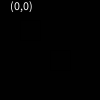
Frame 1 (no input)
Frame 60 (the mouse pressed at the canvas centre just before this capture): identical to frame 1, image omitted
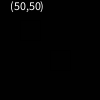
Frame 120 (the mouse held since frame 60 and released just before this capture)

The Processing sketch that drew these frames (run headless with seeded random() and noise(); from frame 60 on, the mouse is pressed at the canvas centre):

// Processing sketch: sketch_cuadrado
// ── sketch_cuadrado.pde
int x1, y1;
int x2, y2;
int x3, y3;
int x4, y4;

int x, y;
int ancho, largo;

void setup () {
  x1 = 20; y1 = 20;
  x2 = 40; y2 = 20;
  x3 = 40; y3 = 40;
  x4 = 20; y4 = 40;
  
  x = 50; y = 50;
  ancho = 20; largo = 20;
}

void draw () {
  background(1);
  // Rectángulo 1
  line(x1, y1, x2, y2);
  line(x2, y2, x3, y3);
  line(x3, y3, x4, y4);
  line(x4, y4, x1, y1);
  // Rectángulo 2
  line (x, y, x + ancho, y);
  line (x + ancho, y, x + ancho, y + largo);
  line (x + ancho, y + largo, x, y + largo);
  line (x, y + largo, x, y);
  //
  text("("+  mouseX + "," + mouseY + ")", 10, 10);
}
